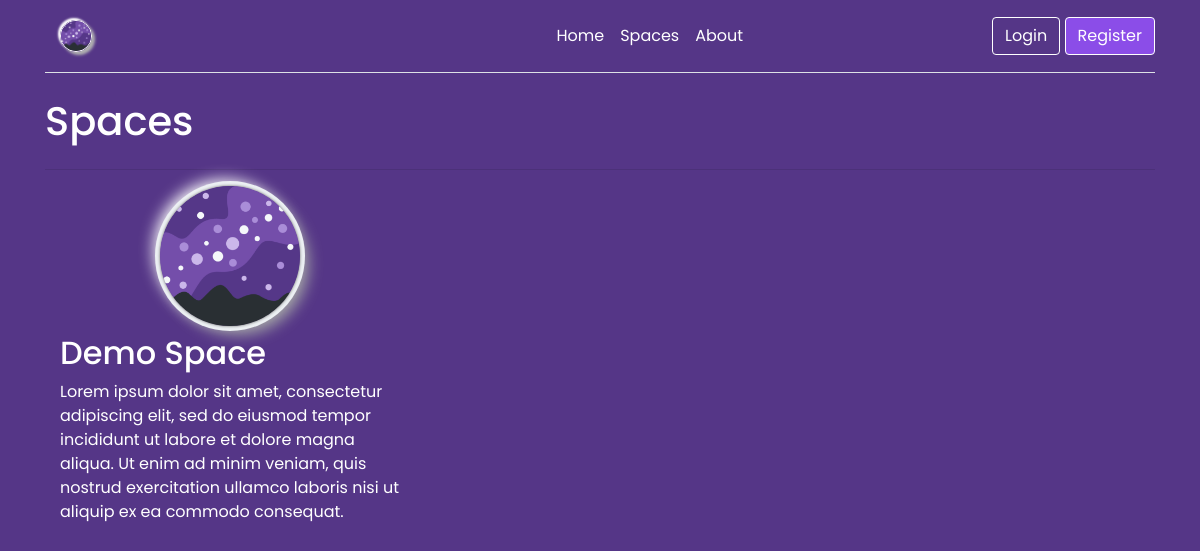
/spaces/, run on the app's committed database.
### tables this page shows
CREATE TABLE spaces (
  id INTEGER PRIMARY KEY AUTOINCREMENT,
  admin_id INTEGER NOT NULL,
  code VARCHAR NOT NULL,
  name TEXT NOT NULL,
  description TEXT NOT NULL,
  created TIMESTAMP NOT NULL DEFAULT CURRENT_TIMESTAMP,
  FOREIGN KEY (admin_id) REFERENCES users (id)
);

### app/space.py (the view)
@bp.route("/")
def index():
    db = get_db()
    spaces = db.execute(
        "SELECT s.id, name, description, created, admin_id"
        " FROM spaces s JOIN users u ON s.admin_id = u.id"
        " ORDER BY created DESC"
    ).fetchall()
    spaces = [
        {
            "id": space["id"],
            "name": space["name"],
            "description": space["description"],
            "created": space["created"],
            "admin_id": space["admin_id"],
            "admin_name": db.execute(
                "SELECT username FROM users WHERE id = ?", (space["admin_id"],)
            ).fetchone()["username"],
            "members": get_space_member_ids(space["id"]),
        }
        for space in spaces
    ]
    return render_template("space/index.html", spaces=spaces)

### app/auth.py (called while the page is built)
@bp.before_app_request
def load_logged_in_user():
    user_id = session.get("user_id")
    if user_id is None:
        g.user = None
    else:
        g.user = (
            get_db().execute("SELECT * FROM users WHERE id = ?", (user_id,)).fetchone()
        )

### app/db.py (called while the page is built)
def get_db():
    if "db" not in g:
        g.db = sqlite3.connect(
            current_app.config["DATABASE"], detect_types=sqlite3.PARSE_DECLTYPES
        )
        g.db.row_factory = sqlite3.Row
    return g.db

### app/space.py (called while the page is built)
def get_space_member_ids(space_id):
    db = get_db()
    members_cur = db.execute(
        "SELECT user_id FROM space_members WHERE space_id = ?", (space_id,)
    ).fetchall()
    member_ids = [member["user_id"] for member in members_cur]
    return member_ids

### app/templates/space/index.html (shortened to what this page needs)
{% extends 'base.html' %} {% block header %}
<h1 class="mb-4">
  {% block title %} Spaces {% endblock %}
</h1>
<hr />
{% endblock %} {% block content %}
<section id="gallery">
  <div class="container spaces">
    <div class="row">
      {% for space in spaces %}
      <div class="col-lg-4">
        <div class="space-logo rounded-circle mb-2" width="140" height="140">
          <img src="{{ url_for('static', filename='logo.png') }}" alt="logo" />
        </div>
        <h2 class="fw-normal">{{ space['name'] }}</h2>
        <p>{{ space['description'] }}</p>
      </div>
      {% endfor %}
    </div>
  </div>
</section>
{% endblock %}

### app/static/style.css (style rules this page uses)
* { margin: 0; padding: 0; box-sizing: border-box; font-family: "Poppins", sans-serif; }
body { background: #553687; }
body, h1, h2, h3, h4, h5, h6, p, a, span, div { color: white; }
.space-logo { width: 140px; margin: auto; }
.space-logo img { width: 100%; height: 140px; object-fit: cover; border-radius: 50%; box-shadow: 0px 0px 3px #5f5f5f, 0px 0px 0px 5px #ecf0f3, 8px 8px 15px #a7aaa7, -6px -6px 15px #fff; }

### data on the page
spaces: name "Demo Space", description "Lorem ipsum dolor sit amet, consectetur adipiscing elit, sed do eiusmod tempor incididunt ut labore et dolore magna aliqua. Ut enim ad minim veniam, quis nostrud exercitation ullamco laboris nisi ut aliquip ex ea commodo consequat."
